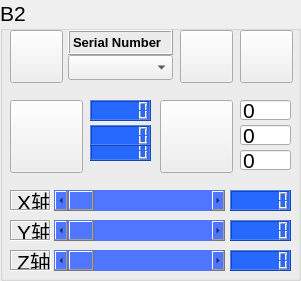
   <widget class="QGroupBox" name="OpenCom">
    <property name="geometry">
     <rect>
      <x>10</x>
      <y>260</y>
      <width>301</width>
      <height>281</height>
     </rect>
    </property>
    <property name="font">
     <font>
      <pointsize>16</pointsize>
      <weight>50</weight>
      <bold>false</bold>
     </font>
    </property>
    <property name="title">
     <string>B2</string>
    </property>
    <property name="checkable">
     <bool>false</bool>
    </property>
    <widget class="QLabel" name="label_11">
     <property name="geometry">
      <rect>
       <x>10</x>
       <y>250</y>
       <width>41</width>
       <height>21</height>
      </rect>
     </property>
     <property name="frameShape">
      <enum>QFrame::Box</enum>
     </property>
     <property name="frameShadow">
      <enum>QFrame::Sunken</enum>
     </property>
     <property name="text">
      <string>Z轴</string>
     </property>
    </widget>
    <widget class="QScrollBar" name="ZScrollBar">
     <property name="geometry">
      <rect>
       <x>54</x>
       <y>250</y>
       <width>171</width>
       <height>21</height>
      </rect>
     </property>
     <property name="focusPolicy">
      <enum>Qt::NoFocus</enum>
     </property>
     <property name="contextMenuPolicy">
      <enum>Qt::DefaultContextMenu</enum>
     </property>
     <property name="autoFillBackground">
      <bool>false</bool>
     </property>
     <property name="styleSheet">
      <string notr="true">background-color: rgb(80, 118, 255);</string>
     </property>
     <property name="maximum">
      <number>20000</number>
     </property>
     <property name="singleStep">
      <number>1</number>
     </property>
     <property name="pageStep">
      <number>100</number>
     </property>
     <property name="sliderPosition">
      <number>0</number>
     </property>
     <property name="orientation">
      <enum>Qt::Horizontal</enum>
     </property>
    </widget>
    <widget class="QPushButton" name="OpenComBut">
     <property name="geometry">
      <rect>
       <x>180</x>
       <y>30</y>
       <width>53</width>
       <height>53</height>
      </rect>
     </property>
     <property name="toolTip">
      <string>Open Serial</string>
     </property>
     <property name="styleSheet">
      <string notr="true">background-image: url(:/new/background/resource/open.png);</string>
     </property>
     <property name="text">
      <string/>
     </property>
    </widget>
    <widget class="QComboBox" name="comNum">
     <property name="geometry">
      <rect>
       <x>68</x>
       <y>55</y>
       <width>105</width>
       <height>25</height>
      </rect>
     </property>
     <property name="frame">
      <bool>true</bool>
     </property>
    </widget>
    <widget class="QLCDNumber" name="lcd_z">
     <property name="geometry">
      <rect>
       <x>230</x>
       <y>250</y>
       <width>61</width>
       <height>21</height>
      </rect>
     </property>
     <property name="styleSheet">
      <string notr="true">background-color: rgb(39, 104, 255);</string>
     </property>
     <property name="digitCount">
      <number>6</number>
     </property>
     <property name="value" stdset="0">
      <double>0.000000000000000</double>
     </property>
    </widget>
    <widget class="QLCDNumber" name="lcd_y">
     <property name="geometry">
      <rect>
       <x>230</x>
       <y>220</y>
       <width>61</width>
       <height>21</height>
      </rect>
     </property>
     <property name="styleSheet">
      <string notr="true">background-color: rgb(39, 104, 255);</string>
     </property>
     <property name="digitCount">
      <number>6</number>
     </property>
     <property name="value" stdset="0">
      <double>0.000000000000000</double>
     </property>
    </widget>
    <widget class="QScrollBar" name="YScrollBar">
     <property name="geometry">
      <rect>
       <x>54</x>
       <y>220</y>
       <width>171</width>
       <height>21</height>
      </rect>
     </property>
     <property name="focusPolicy">
      <enum>Qt::NoFocus</enum>
     </property>
     <property name="contextMenuPolicy">
      <enum>Qt::DefaultContextMenu</enum>
     </property>
     <property name="autoFillBackground">
      <bool>false</bool>
     </property>
     <property name="styleSheet">
      <string notr="true">background-color: rgb(80, 118, 255);</string>
     </property>
     <property name="maximum">
      <number>30000</number>
     </property>
     <property name="singleStep">
      <number>1</number>
     </property>
     <property name="pageStep">
      <number>100</number>
     </property>
     <property name="sliderPosition">
      <number>0</number>
     </property>
     <property name="orientation">
      <enum>Qt::Horizontal</enum>
     </property>
    </widget>
    <widget class="QLabel" name="label_12">
     <property name="geometry">
      <rect>
       <x>10</x>
       <y>220</y>
       <width>41</width>
       <height>21</height>
      </rect>
     </property>
     <property name="frameShape">
      <enum>QFrame::Box</enum>
     </property>
     <property name="frameShadow">
      <enum>QFrame::Sunken</enum>
     </property>
     <property name="text">
      <string>Y轴</string>
     </property>
    </widget>
    <widget class="QLCDNumber" name="lcd_x">
     <property name="geometry">
      <rect>
       <x>230</x>
       <y>190</y>
       <width>61</width>
       <height>21</height>
      </rect>
     </property>
     <property name="styleSheet">
      <string notr="true">background-color: rgb(39, 104, 255);</string>
     </property>
     <property name="digitCount">
      <number>6</number>
     </property>
     <property name="value" stdset="0">
      <double>0.000000000000000</double>
     </property>
    </widget>
    <widget class="QScrollBar" name="XScrollBar">
     <property name="geometry">
      <rect>
       <x>54</x>
       <y>190</y>
       <width>171</width>
       <height>21</height>
      </rect>
     </property>
     <property name="focusPolicy">
      <enum>Qt::NoFocus</enum>
     </property>
     <property name="contextMenuPolicy">
      <enum>Qt::DefaultContextMenu</enum>
     </property>
     <property name="autoFillBackground">
      <bool>false</bool>
     </property>
     <property name="styleSheet">
      <string notr="true">background-color: rgb(80, 118, 255);</string>
     </property>
     <property name="maximum">
      <number>36000</number>
     </property>
     <property name="singleStep">
      <number>1</number>
     </property>
     <property name="pageStep">
      <number>100</number>
     </property>
     <property name="sliderPosition">
      <number>0</number>
     </property>
     <property name="orientation">
      <enum>Qt::Horizontal</enum>
     </property>
    </widget>
    <widget class="QLabel" name="label_13">
     <property name="geometry">
      <rect>
       <x>10</x>
       <y>190</y>
       <width>41</width>
       <height>21</height>
      </rect>
     </property>
     <property name="frameShape">
      <enum>QFrame::Box</enum>
     </property>
     <property name="frameShadow">
      <enum>QFrame::Sunken</enum>
     </property>
     <property name="text">
      <string>X轴</string>
     </property>
    </widget>
    <widget class="QPushButton" name="PosReset">
     <property name="geometry">
      <rect>
       <x>240</x>
       <y>30</y>
       <width>53</width>
       <height>53</height>
      </rect>
     </property>
     <property name="toolTip">
      <string>Reset</string>
     </property>
     <property name="styleSheet">
      <string notr="true">background-image: url(:/new/background/resource/reset.png);</string>
     </property>
     <property name="text">
      <string/>
     </property>
    </widget>
    <widget class="QLCDNumber" name="RecordZ">
     <property name="geometry">
      <rect>
       <x>90</x>
       <y>140</y>
       <width>61</width>
       <height>21</height>
      </rect>
     </property>
     <property name="toolTip">
      <string>Z</string>
     </property>
     <property name="styleSheet">
      <string notr="true">background-color: rgb(39, 104, 255);</string>
     </property>
     <property name="digitCount">
      <number>6</number>
     </property>
     <property name="value" stdset="0">
      <double>0.000000000000000</double>
     </property>
    </widget>
    <widget class="QLCDNumber" name="RecordY">
     <property name="geometry">
      <rect>
       <x>90</x>
       <y>125</y>
       <width>61</width>
       <height>21</height>
      </rect>
     </property>
     <property name="toolTip">
      <string>Y</string>
     </property>
     <property name="styleSheet">
      <string notr="true">background-color: rgb(39, 104, 255);</string>
     </property>
     <property name="digitCount">
      <number>6</number>
     </property>
     <property name="value" stdset="0">
      <double>0.000000000000000</double>
     </property>
    </widget>
    <widget class="QLCDNumber" name="RecordX">
     <property name="geometry">
      <rect>
       <x>90</x>
       <y>100</y>
       <width>61</width>
       <height>21</height>
      </rect>
     </property>
     <property name="toolTip">
      <string>X</string>
     </property>
     <property name="styleSheet">
      <string notr="true">background-color: rgb(39, 104, 255);</string>
     </property>
     <property name="digitCount">
      <number>6</number>
     </property>
     <property name="value" stdset="0">
      <double>0.000000000000000</double>
     </property>
    </widget>
    <widget class="QPushButton" name="RecordPos">
     <property name="geometry">
      <rect>
       <x>10</x>
       <y>100</y>
       <width>73</width>
       <height>73</height>
      </rect>
     </property>
     <property name="toolTip">
      <string>Record Position</string>
     </property>
     <property name="styleSheet">
      <string notr="true">background-image: url(:/new/background/resource/record.png);</string>
     </property>
     <property name="text">
      <string/>
     </property>
     <property name="default">
      <bool>false</bool>
     </property>
     <property name="flat">
      <bool>false</bool>
     </property>
    </widget>
    <widget class="QPushButton" name="SetPos">
     <property name="geometry">
      <rect>
       <x>160</x>
       <y>100</y>
       <width>73</width>
       <height>73</height>
      </rect>
     </property>
     <property name="cursor">
      <cursorShape>ArrowCursor</cursorShape>
     </property>
     <property name="toolTip">
      <string>Set Position</string>
     </property>
     <property name="styleSheet">
      <string notr="true">background-image: url(:/new/background/resource/set.png);</string>
     </property>
     <property name="text">
      <string/>
     </property>
     <property name="autoDefault">
      <bool>false</bool>
     </property>
     <property name="default">
      <bool>false</bool>
     </property>
     <property name="flat">
      <bool>false</bool>
     </property>
    </widget>
    <widget class="QLineEdit" name="SetZ">
     <property name="geometry">
      <rect>
       <x>240</x>
       <y>150</y>
       <width>51</width>
       <height>20</height>
      </rect>
     </property>
     <property name="focusPolicy">
      <enum>Qt::StrongFocus</enum>
     </property>
     <property name="toolTip">
      <string>Z</string>
     </property>
     <property name="text">
      <string>0</string>
     </property>
     <property name="maxLength">
      <number>6</number>
     </property>
     <property name="frame">
      <bool>true</bool>
     </property>
    </widget>
    <widget class="QLineEdit" name="SetY">
     <property name="geometry">
      <rect>
       <x>240</x>
       <y>125</y>
       <width>51</width>
       <height>20</height>
      </rect>
     </property>
     <property name="focusPolicy">
      <enum>Qt::StrongFocus</enum>
     </property>
     <property name="toolTip">
      <string>Y</string>
     </property>
     <property name="text">
      <string>0</string>
     </property>
     <property name="maxLength">
      <number>6</number>
     </property>
    </widget>
    <widget class="QLineEdit" name="SetX">
     <property name="geometry">
      <rect>
       <x>240</x>
       <y>100</y>
       <width>51</width>
       <height>20</height>
      </rect>
     </property>
     <property name="focusPolicy">
      <enum>Qt::StrongFocus</enum>
     </property>
     <property name="toolTip">
      <string>X</string>
     </property>
     <property name="text">
      <string>0</string>
     </property>
     <property name="maxLength">
      <number>6</number>
     </property>
    </widget>
    <widget class="QPushButton" name="FindCom">
     <property name="geometry">
      <rect>
       <x>10</x>
       <y>30</y>
       <width>53</width>
       <height>53</height>
      </rect>
     </property>
     <property name="toolTip">
      <string>Search Serial</string>
     </property>
     <property name="styleSheet">
      <string notr="true">background-image: url(:/new/background/resource/search.png);</string>
     </property>
     <property name="text">
      <string/>
     </property>
    </widget>
    <widget class="QLabel" name="label_9">
     <property name="geometry">
      <rect>
       <x>68</x>
       <y>30</y>
       <width>105</width>
       <height>25</height>
      </rect>
     </property>
     <property name="font">
      <font>
       <family>System</family>
       <pointsize>10</pointsize>
       <weight>75</weight>
       <bold>true</bold>
      </font>
     </property>
     <property name="frameShape">
      <enum>QFrame::Box</enum>
     </property>
     <property name="frameShadow">
      <enum>QFrame::Raised</enum>
     </property>
     <property name="text">
      <string>Serial Number</string>
     </property>
    </widget>
   </widget>
